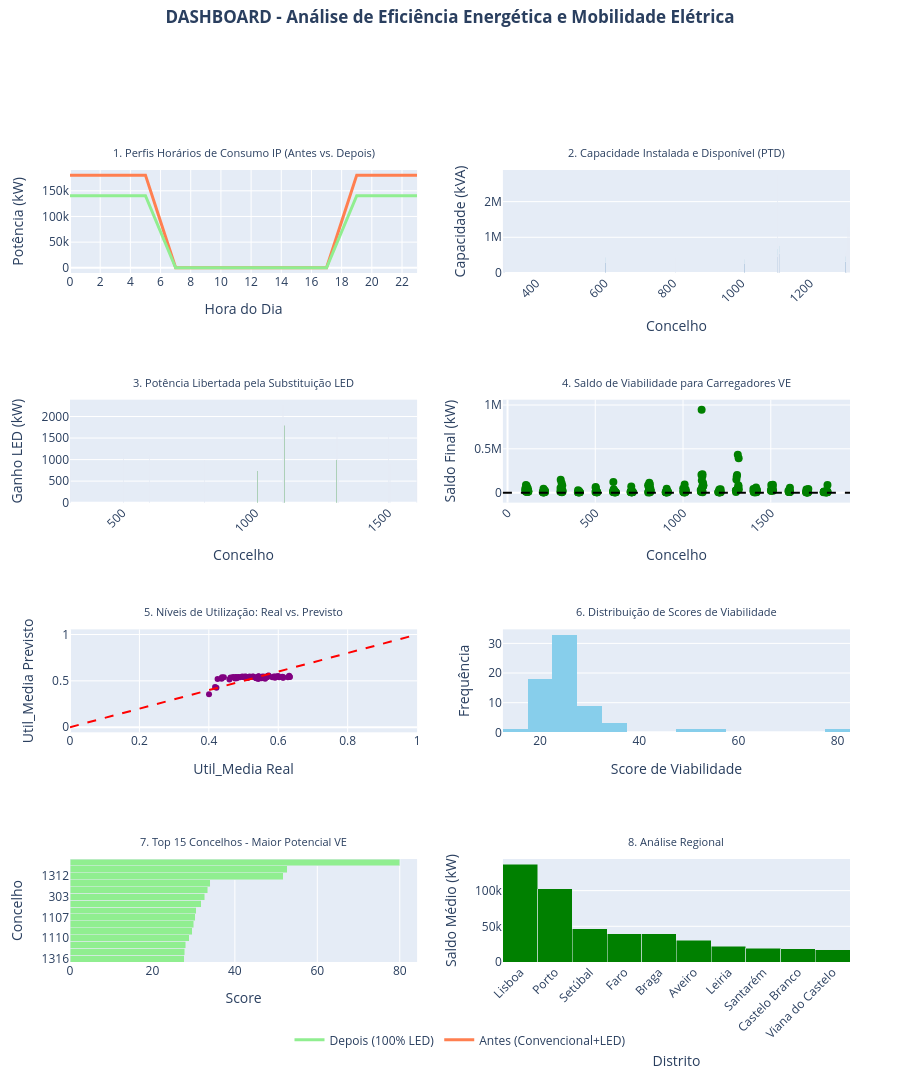
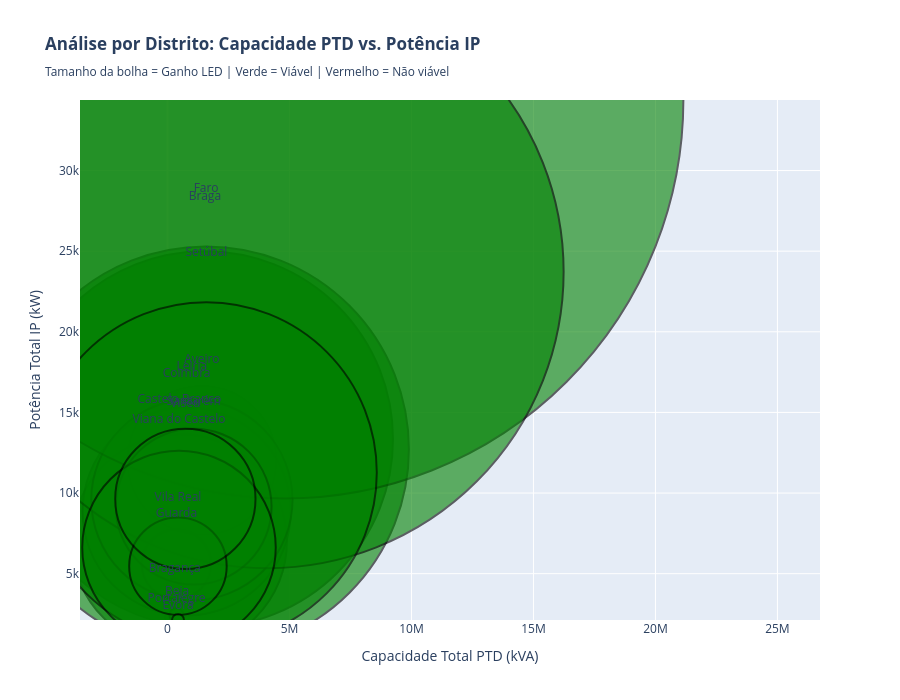

The notebook cell these images were saved under, in order:
### Markdown cell above
## 7. Dashboard Interativo

Desenvolvimento de um dashboard interativo com Plotly que apresenta:
1. Perfis de consumo da iluminação pública (antes vs. depois)
2. Capacidade instalada e disponível nos PTD
3. Estimativa de potência libertada
4. Cenários de integração de carregadores VE
5. Mapa das zonas analisadas

### Code cell
# 7. Dashboard Interativo

print("="*80)
print(" DASHBOARD INTERATIVO - ANÁLISE DE EFICIÊNCIA ENERGÉTICA E MOBILIDADE ELÉTRICA")
print("="*80)

# Preparar dados para o dashboard
df_dashboard = df_consolidated.copy()
df_dashboard['Cod_Distrito'] = df_dashboard.index // 100
df_dashboard['Distrito'] = df_dashboard['Cod_Distrito'].map(distrito_map)
df_dashboard['Concelho_Cod'] = df_dashboard.index

# Adicionar previsões do modelo
if len(df_model) > 0:
    X_dash = df_dashboard[df_dashboard.index.isin(df_model.index)][[X1, X2, X3]]
    X_dash_const = sm.add_constant(X_dash)
    df_dashboard.loc[X_dash.index, 'Util_Media_Pred'] = model.predict(X_dash_const)

# ==========================================
# SIMULAÇÃO: PERFIL HORÁRIO DE CONSUMO
# ==========================================
horas = list(range(24))
# Perfil base (0 kW de dia, picos à noite)
perfil_base = [1, 1, 1, 1, 1, 1, 0.5, 0, 0, 0, 0, 0, 0, 0, 0, 0, 0, 0, 0.5, 1, 1, 1, 1, 1]

potencia_total_antes = df_dashboard['P_IP_Total'].sum()
potencia_total_depois = potencia_total_antes - df_dashboard['Ganho_LED'].sum()

consumo_antes = [potencia_total_antes * p for p in perfil_base]
consumo_depois = [potencia_total_depois * p for p in perfil_base]

# Criar dashboard com múltiplos painéis
from plotly.subplots import make_subplots
import plotly.graph_objects as go

fig_dashboard = make_subplots(
    rows=4, cols=2,
    subplot_titles=(
        '1. Perfis Horários de Consumo IP (Antes vs. Depois)',
        '2. Capacidade Instalada e Disponível (PTD)',
        '3. Potência Libertada pela Substituição LED',
        '4. Saldo de Viabilidade para Carregadores VE',
        '5. Níveis de Utilização: Real vs. Previsto',
        '6. Distribuição de Scores de Viabilidade',
        '7. Top 15 Concelhos - Maior Potencial VE',
        '8. Análise Regional'
    ),
    specs=[[{'type': 'scatter'}, {'type': 'bar'}],
           [{'type': 'bar'}, {'type': 'scatter'}],
           [{'type': 'scatter'}, {'type': 'histogram'}],
           [{'type': 'bar'}, {'type': 'bar'}]],
    vertical_spacing=0.16,
    horizontal_spacing=0.11
)

# 1. Perfil Horário (Scatter)
fig_dashboard.add_trace(
    go.Scatter(x=horas, y=consumo_antes, name='Antes (Convencional+LED)', line=dict(color='coral', width=3)),
    row=1, col=1
)
fig_dashboard.add_trace(
    go.Scatter(x=horas, y=consumo_depois, name='Depois (100% LED)', line=dict(color='lightgreen', width=3)),
    row=1, col=1
)

# 2. Capacidade PTD
top_15_cap = df_dashboard.nlargest(15, 'Cap_PTD')
fig_dashboard.add_trace(
    go.Bar(name='Cap. Instalada', x=top_15_cap['Concelho_Cod'],
           y=top_15_cap['Cap_PTD'],
           marker_color='steelblue', showlegend=False),
    row=1, col=2
)
fig_dashboard.add_trace(
    go.Bar(name='Folga Disponível', x=top_15_cap['Concelho_Cod'],
           y=top_15_cap['Folga_Rede'],
           marker_color='lightblue', showlegend=False),
    row=1, col=2
)

# 3. Potência Libertada LED
top_15_ganho = df_dashboard.nlargest(15, 'Ganho_LED')
fig_dashboard.add_trace(
    go.Bar(x=top_15_ganho['Concelho_Cod'], y=top_15_ganho['Ganho_LED'],
           marker_color='green', name='Ganho LED', showlegend=False),
    row=2, col=1
)

# 4. Saldo de Viabilidade (scatter)
colors_saldo = ['green' if s > 0 else 'red' for s in df_dashboard['Saldo_Final']]
fig_dashboard.add_trace(
    go.Scatter(x=df_dashboard['Concelho_Cod'], y=df_dashboard['Saldo_Final'],
               mode='markers', marker=dict(color=colors_saldo, size=8),
               name='Saldo Final', showlegend=False),
    row=2, col=2
)
fig_dashboard.add_hline(y=0, line_dash='dash', line_color='black', row=2, col=2)

# 5. Real vs. Previsto
df_with_pred = df_dashboard.dropna(subset=['Util_Media_Pred'])
fig_dashboard.add_trace(
    go.Scatter(x=df_with_pred['Util_Media'], y=df_with_pred['Util_Media_Pred'],
               mode='markers', marker=dict(color='purple', size=6),
               name='Concelhos', showlegend=False),
    row=3, col=1
)
fig_dashboard.add_trace(
    go.Scatter(x=[0, 1], y=[0, 1], mode='lines',
               line=dict(color='red', dash='dash'), name='Perfeito', showlegend=False),
    row=3, col=1
)

# 6. Histograma de Scores de Viabilidade
if 'Score_Viabilidade' in df_viabilidade.columns:
    fig_dashboard.add_trace(
        go.Histogram(x=df_viabilidade['Score_Viabilidade'],
                    nbinsx=30, marker_color='skyblue', showlegend=False),
        row=3, col=2
    )

# 7. Top 15 Concelhos - Maior Potencial VE
if 'Score_Viabilidade' in df_viabilidade.columns:
    top_15_score = df_viabilidade.nlargest(15, 'Score_Viabilidade').sort_values('Score_Viabilidade')
    fig_dashboard.add_trace(
        go.Bar(x=top_15_score['Score_Viabilidade'],
               y=[str(i) for i in top_15_score.index],
               orientation='h', marker_color='lightgreen', showlegend=False),
        row=4, col=1
    )

# 8. Análise por Distrito
stats_distrito = df_dashboard.groupby('Distrito')['Saldo_Final'].mean().sort_values(ascending=False).head(10)
colors_distrito = ['green' if s > 0 else 'red' for s in stats_distrito.values]
fig_dashboard.add_trace(
    go.Bar(x=stats_distrito.index, y=stats_distrito.values,
           marker_color=colors_distrito, showlegend=False),
    row=4, col=2
)

# Atualizar layout
fig_dashboard.update_layout(
    height=2200,
    title=dict(text='<b>DASHBOARD - Análise de Eficiência Energética e Mobilidade Elétrica</b>', x=0.5, xanchor='center', y=0.99),
    showlegend=True,
    barmode='stack',
    margin=dict(t=170, b=130, l=70, r=50),
    legend=dict(orientation='h', yanchor='top', y=-0.08, xanchor='center', x=0.5)
)

for ann in fig_dashboard['layout']['annotations']:
    ann['font'] = dict(size=11)
    ann['y'] = ann['y'] + 0.01

fig_dashboard.update_xaxes(title_text='Hora do Dia', row=1, col=1, dtick=2)
fig_dashboard.update_yaxes(title_text='Potência (kW)', row=1, col=1)

fig_dashboard.update_xaxes(title_text='Concelho', row=1, col=2, tickangle=-45)
fig_dashboard.update_yaxes(title_text='Capacidade (kVA)', row=1, col=2)

fig_dashboard.update_xaxes(title_text='Concelho', row=2, col=1, tickangle=-45)
fig_dashboard.update_yaxes(title_text='Ganho LED (kW)', row=2, col=1)

fig_dashboard.update_xaxes(title_text='Concelho', row=2, col=2, tickangle=-45)
fig_dashboard.update_yaxes(title_text='Saldo Final (kW)', row=2, col=2)

fig_dashboard.update_xaxes(title_text='Util_Media Real', row=3, col=1)
fig_dashboard.update_yaxes(title_text='Util_Media Previsto', row=3, col=1)

fig_dashboard.update_xaxes(title_text='Score de Viabilidade', row=3, col=2)
fig_dashboard.update_yaxes(title_text='Frequência', row=3, col=2)

fig_dashboard.update_xaxes(title_text='Score', row=4, col=1)
fig_dashboard.update_yaxes(title_text='Concelho', row=4, col=1)

fig_dashboard.update_xaxes(title_text='Distrito', row=4, col=2, tickangle=-45)
fig_dashboard.update_yaxes(title_text='Saldo Médio (kW)', row=4, col=2)

fig_dashboard.show()

print('\n Dashboard interativo gerado com sucesso!')

# Dashboard adicional: Mapa geográfico (simulado)
print('\n' + '='*80)
print(' VISUALIZAÇÃO GEOGRÁFICA')
print('='*80)

fig_geo = go.Figure()

df_geo = df_dashboard.groupby('Distrito').agg({
    'Cap_PTD': 'sum',
    'P_IP_Total': 'sum',
    'P_IP_Inef': 'sum',
    'Saldo_Final': 'sum',
    'Ganho_LED': 'sum',
    'N_PTDs': 'sum'
}).reset_index()

df_geo['Rate_Inef_Distrito'] = df_geo['P_IP_Inef'] / df_geo['P_IP_Total']
df_geo['Viavel'] = df_geo['Saldo_Final'] > 0

fig_geo = go.Figure(data=go.Scatter(
    x=df_geo['Cap_PTD'],
    y=df_geo['P_IP_Total'],
    mode='markers+text',
    marker=dict(
        size=df_geo['Ganho_LED'] / 10,
        color=['green' if v else 'red' for v in df_geo['Viavel']],
        opacity=0.6,
        line=dict(color='black', width=2)
    ),
    text=df_geo['Distrito'],
    textposition='top center',
    customdata=df_geo[['Saldo_Final', 'N_PTDs', 'Ganho_LED']],
    hovertemplate='<b>%{text}</b><br>' +
                  'Cap. PTD: %{x:.0f} kVA<br>' +
                  'Pot. IP: %{y:.0f} kW<br>' +
                  'Saldo: %{customdata[0]:.0f} kW<br>' +
                  'N PTDs: %{customdata[1]:.0f}<br>' +
                  'Ganho LED: %{customdata[2]:.0f} kW<br>' +
                  '<extra></extra>'
))

fig_geo.update_layout(
    title='<b>Análise por Distrito: Capacidade PTD vs. Potência IP</b><br>' +
          '<sub>Tamanho da bolha = Ganho LED | Verde = Viável | Vermelho = Não viável</sub>',
    xaxis_title='Capacidade Total PTD (kVA)',
    yaxis_title='Potência Total IP (kW)',
    height=700,
    showlegend=False
)

fig_geo.show()

print('\n Visualização geográfica gerada!')

### Figure 1 — Plotly figure (JSON) as saved in the notebook; plotly's stock layout.template omitted (floating-point values rounded to 4 significant figures; data arrays with more than 128 entries replaced by an {"elided": "..."} marker saying what was removed)
{"data": [{"line": {"color": "coral", "width": 3}, "name": "Antes (Convencional+LED)", "type": "scatter", "x": [0, 1, 2, 3, 4, 5, 6, 7, 8, 9, 10, 11, 12, 13, 14, 15, 16, 17, 18, 19, 20, 21, 22, 23], "xaxis": "x", "y": [180500.0, 180500.0, 180500.0, 180500.0, 180500.0, 180500.0, 90250.0, 0, 0, 0, 0, 0, 0, 0, 0, 0, 0, 0, 90250.0, 180500.0, 180500.0, 180500.0, 180500.0, 180500.0], "yaxis": "y"}, {"line": {"color": "lightgreen", "width": 3}, "name": "Depois (100% LED)", "type": "scatter", "x": [0, 1, 2, 3, 4, 5, 6, 7, 8, 9, 10, 11, 12, 13, 14, 15, 16, 17, 18, 19, 20, 21, 22, 23], "xaxis": "x", "y": [140400.0, 140400.0, 140400.0, 140400.0, 140400.0, 140400.0, 70200.0, 0, 0, 0, 0, 0, 0, 0, 0, 0, 0, 0, 70200.0, 140400.0, 140400.0, 140400.0, 140400.0, 140400.0], "yaxis": "y"}, {"marker": {"color": "steelblue"}, "name": "Cap. Instalada", "showlegend": false, "type": "bar", "x": [1106, 1312, 1317, 1111, 1105, 1308, 1110, 303, 1306, 1107, 1304, 603, 308, 808, 1009], "xaxis": "x2", "y": [1767583, 837600, 763920, 543540, 463680, 403940, 388680, 374450, 362640, 346540, 316215, 305779, 302060, 301354, 272905], "yaxis": "y2"}, {"marker": {"color": "lightblue"}, "name": "Folga Disponível", "showlegend": false, "type": "bar", "x": [1106, 1312, 1317, 1111, 1105, 1308, 1110, 303, 1306, 1107, 1304, 603, 308, 808, 1009], "xaxis": "x2", "y": [974900.0, 445500.0, 409100.0, 223400.0, 212500.0, 209400.0, 192200.0, 157700.0, 191800.0, 147700.0, 157300.0, 129200.0, 121700.0, 124100.0, 106200.0], "yaxis": "y2"}, {"marker": {"color": "green"}, "name": "Ganho LED", "showlegend": false, "type": "bar", "x": [1105, 1111, 1110, 1308, 1503, 503, 603, 1306, 808, 1313, 1107, 1507, 303, 1609, 1009], "xaxis": "x3", "y": [2272.0, 1797.0, 1792.0, 1631.0, 1602.0, 1175.0, 1115.0, 994.8, 986.7, 984.0, 914.2, 909.0, 858.2, 772.3, 736.2], "yaxis": "y3"}, {"marker": {"color": {"elided": "278 str values"}, "size": 8}, "mode": "markers", "name": "Saldo Final", "showlegend": false, "type": "scatter", "x": {"elided": "278 int values"}, "xaxis": "x4", "y": {"elided": "278 float values"}, "yaxis": "y4"}, {"marker": {"color": "purple", "size": 6}, "mode": "markers", "name": "Concelhos", "showlegend": false, "type": "scatter", "x": [0.4776, 0.4699, 0.543, 0.5274, 0.4755, 0.5432, 0.4434, 0.5076, 0.5829, 0.4808, 0.5872, 0.4962, 0.4994, 0.4858, 0.5056, 0.4378, 0.5017, 0.5438, 0.5538, 0.5173, 0.6274, 0.5423, 0.5577, 0.5279, 0.5698, 0.5515, 0.5621, 0.5686, 0.5052, 0.5238, 0.5503, 0.5995, 0.6119, 0.5426, 0.5591, 0.5373, 0.5946, 0.502, 0.4005, 0.5366, 0.5413, 0.5567, 0.4624, 0.5533, 0.6134, 0.552, 0.4808, 0.5634, 0.5354, 0.6127, 0.5915, 0.6333, 0.4593, 0.6026, 0.4252, 0.6314, 0.4366, 0.6144, 0.5906, 0.6331, 0.4219, 0.5723, 0.567, 0.4897, 0.5118, 0.4179, 0.5134], "xaxis": "x5", "y": [0.5416, 0.5419, 0.5458, 0.5479, 0.5249, 0.5488, 0.5396, 0.5428, 0.5393, 0.5384, 0.547, 0.5459, 0.5405, 0.5422, 0.5387, 0.5385, 0.5453, 0.5443, 0.5448, 0.5467, 0.5382, 0.5187, 0.5477, 0.5444, 0.5539, 0.544, 0.5231, 0.5421, 0.5467, 0.5448, 0.5401, 0.5526, 0.5443, 0.5373, 0.5421, 0.5393, 0.5428, 0.5391, 0.3553, 0.5285, 0.5419, 0.5337, 0.5349, 0.5363, 0.5426, 0.5289, 0.528, 0.5368, 0.531, 0.5362, 0.5475, 0.5414, 0.5131, 0.5392, 0.5197, 0.555, 0.5236, 0.5322, 0.5343, 0.5449, 0.426, 0.5565, 0.5398, 0.5383, 0.5301, 0.4343, 0.5384], "yaxis": "y5"}, {"line": {"color": "red", "dash": "dash"}, "mode": "lines", "name": "Perfeito", "showlegend": false, "type": "scatter", "x": [0, 1], "xaxis": "x5", "y": [0, 1], "yaxis": "y5"}, {"marker": {"color": "skyblue"}, "nbinsx": 30, "showlegend": false, "type": "histogram", "x": [24.69, 23.37, 22.52, 22.02, 29.71, 21.28, 24.22, 23.12, 26.02, 24.69, 21.75, 21.94, 24.93, 23.4, 25.33, 24.16, 21.91, 22.73, 22.1, 21.87, 25.56, 32.74, 21.71, 22.1, 17.92, 23.67, 30.68, 22.64, 21.68, 21.86, 25.92, 20.47, 22.42, 24.51, 22.61, 23.62, 22.38, 26.16, 80.0, 30.34, 23.45, 26.25, 28.91, 22.93, 22.22, 28.09, 30.06, 26.55, 27.8, 24.31, 21.74, 23.92, 34.04, 23.76, 33.36, 18.82, 31.82, 25.7, 25.71, 23.41, 51.76, 17.11, 24.26, 25.25, 27.71, 52.72, 24.6], "xaxis": "x6", "yaxis": "y6"}, {"marker": {"color": "lightgreen"}, "orientation": "h", "showlegend": false, "type": "bar", "x": [27.71, 27.8, 28.09, 28.91, 29.71, 30.06, 30.34, 30.68, 31.82, 32.74, 33.36, 34.04, 51.76, 52.72, 80.0], "xaxis": "x7", "y": ["1316", "1116", "1113", "1110", "105", "1114", "1107", "308", "1308", "303", "1306", "1304", "1312", "1317", "1106"], "yaxis": "y7"}, {"marker": {"color": ["green", "green", "green", "green", "green", "green", "green", "green", "green", "green"]}, "showlegend": false, "type": "bar", "x": ["Lisboa", "Porto", "Setúbal", "Faro", "Braga", "Aveiro", "Leiria", "Santarém", "Castelo Branco", "Viana do Castelo"], "xaxis": "x8", "y": [137000.0, 102800.0, 46310.0, 39880.0, 39280.0, 30400.0, 21780.0, 19260.0, 18720.0, 17140.0], "yaxis": "y8"}], "layout": {"annotations": [{"font": {"size": 11}, "showarrow": false, "text": "1. Perfis Horários de Consumo IP (Antes vs. Depois)", "x": 0.2225, "xanchor": "center", "xref": "paper", "y": 1.01, "yanchor": "bottom", "yref": "paper"}, {"font": {"size": 11}, "showarrow": false, "text": "2. Capacidade Instalada e Disponível (PTD)", "x": 0.7775, "xanchor": "center", "xref": "paper", "y": 1.01, "yanchor": "bottom", "yref": "paper"}, {"font": {"size": 11}, "showarrow": false, "text": "3. Potência Libertada pela Substituição LED", "x": 0.2225, "xanchor": "center", "xref": "paper", "y": 0.72, "yanchor": "bottom", "yref": "paper"}, {"font": {"size": 11}, "showarrow": false, "text": "4. Saldo de Viabilidade para Carregadores VE", "x": 0.7775, "xanchor": "center", "xref": "paper", "y": 0.72, "yanchor": "bottom", "yref": "paper"}, {"font": {"size": 11}, "showarrow": false, "text": "5. Níveis de Utilização: Real vs. Previsto", "x": 0.2225, "xanchor": "center", "xref": "paper", "y": 0.43, "yanchor": "bottom", "yref": "paper"}, {"font": {"size": 11}, "showarrow": false, "text": "6. Distribuição de Scores de Viabilidade", "x": 0.7775, "xanchor": "center", "xref": "paper", "y": 0.43, "yanchor": "bottom", "yref": "paper"}, {"font": {"size": 11}, "showarrow": false, "text": "7. Top 15 Concelhos - Maior Potencial VE", "x": 0.2225, "xanchor": "center", "xref": "paper", "y": 0.14, "yanchor": "bottom", "yref": "paper"}, {"font": {"size": 11}, "showarrow": false, "text": "8. Análise Regional", "x": 0.7775, "xanchor": "center", "xref": "paper", "y": 0.14, "yanchor": "bottom", "yref": "paper"}], "barmode": "stack", "height": 2200, "legend": {"orientation": "h", "x": 0.5, "xanchor": "center", "y": -0.08, "yanchor": "top"}, "margin": {"b": 130, "l": 70, "r": 50, "t": 170}, "shapes": [{"line": {"color": "black", "dash": "dash"}, "type": "line", "x0": 0, "x1": 1, "xref": "x4 domain", "y0": 0, "y1": 0, "yref": "y4"}], "showlegend": true, "title": {"text": "<b>DASHBOARD - Análise de Eficiência Energética e Mobilidade Elétrica</b>", "x": 0.5, "xanchor": "center", "y": 0.99}, "xaxis": {"anchor": "y", "domain": [0, 0.445], "dtick": 2, "title": {"text": "Hora do Dia"}}, "xaxis2": {"anchor": "y2", "domain": [0.555, 1], "tickangle": -45, "title": {"text": "Concelho"}}, "xaxis3": {"anchor": "y3", "domain": [0, 0.445], "tickangle": -45, "title": {"text": "Concelho"}}, "xaxis4": {"anchor": "y4", "domain": [0.555, 1], "tickangle": -45, "title": {"text": "Concelho"}}, "xaxis5": {"anchor": "y5", "domain": [0, 0.445], "title": {"text": "Util_Media Real"}}, "xaxis6": {"anchor": "y6", "domain": [0.555, 1], "title": {"text": "Score de Viabilidade"}}, "xaxis7": {"anchor": "y7", "domain": [0, 0.445], "title": {"text": "Score"}}, "xaxis8": {"anchor": "y8", "domain": [0.555, 1], "tickangle": -45, "title": {"text": "Distrito"}}, "yaxis": {"anchor": "x", "domain": [0.87, 1], "title": {"text": "Potência (kW)"}}, "yaxis2": {"anchor": "x2", "domain": [0.87, 1], "title": {"text": "Capacidade (kVA)"}}, "yaxis3": {"anchor": "x3", "domain": [0.58, 0.71], "title": {"text": "Ganho LED (kW)"}}, "yaxis4": {"anchor": "x4", "domain": [0.58, 0.71], "title": {"text": "Saldo Final (kW)"}}, "yaxis5": {"anchor": "x5", "domain": [0.29, 0.42], "title": {"text": "Util_Media Previsto"}}, "yaxis6": {"anchor": "x6", "domain": [0.29, 0.42], "title": {"text": "Frequência"}}, "yaxis7": {"anchor": "x7", "domain": [0, 0.13], "title": {"text": "Concelho"}}, "yaxis8": {"anchor": "x8", "domain": [0, 0.13], "title": {"text": "Saldo Médio (kW)"}}}}

### Figure 2 — Plotly figure (JSON) as saved in the notebook; plotly's stock layout.template omitted (floating-point values rounded to 4 significant figures)
{"data": [{"customdata": [[577500.0, 4502.0, 1488.0], [163300.0, 2793.0, 248.6], [549900.0, 5213.0, 3762.0], [103400.0, 1739.0, 177.1], [205900.0, 2720.0, 2150.0], [276900.0, 3264.0, 2083.0], [638100.0, 5092.0, 4057.0], [143700.0, 2480.0, 693.2], [348500.0, 4277.0, 2013.0], [2193000.0, 8873.0, 7970.0], [172100.0, 1998.0, 141.2], [1851000.0, 9028.0, 5929.0], [404600.0, 4879.0, 1558.0], [602000.0, 4572.0, 3408.0], [171400.0, 2192.0, 1935.0], [148700.0, 2175.0, 974.9], [260500.0, 3931.0, 1403.0], [180400.0, 2299.0, 119.8]], "hovertemplate": "<b>%{text}</b><br>Cap. PTD: %{x:.0f} kVA<br>Pot. IP: %{y:.0f} kW<br>Saldo: %{customdata[0]:.0f} kW<br>N PTDs: %{customdata[1]:.0f}<br>Ganho LED: %{customdata[2]:.0f} kW<br><extra></extra>", "marker": {"color": ["green", "green", "green", "green", "green", "green", "green", "green", "green", "green", "green", "green", "green", "green", "green", "green", "green", "green"], "line": {"color": "black", "width": 2}, "opacity": 0.6, "size": [148.8, 24.86, 376.2, 17.71, 215.0, 208.3, 405.7, 69.32, 201.3, 797.0, 14.12, 592.9, 155.8, 340.8, 193.5, 97.49, 140.3, 11.98]}, "mode": "markers+text", "text": ["Aveiro", "Beja", "Braga", "Bragança", "Castelo Branco", "Coimbra", "Faro", "Guarda", "Leiria", "Lisboa", "Portalegre", "Porto", "Santarém", "Setúbal", "Viana do Castelo", "Vila Real", "Viseu", "Évora"], "textposition": "top center", "type": "scatter", "x": [1406852, 387482, 1531216, 294300, 486175, 782799, 1577428, 363454, 998361, 4809571, 369108, 4084343, 1071240, 1591670, 470045, 426151, 730358, 429138], "y": [12020.0, 2445.0, 13340.0, 4167.0, 6988.0, 8860.0, 12720.0, 5587.0, 9580.0, 34370.0, 2425.0, 23730.0, 9153.0, 11270.0, 6624.0, 5466.0, 9637.0, 2127.0]}], "layout": {"height": 700, "showlegend": false, "title": {"text": "<b>Análise por Distrito: Capacidade PTD vs. Potência IP</b><br><sub>Tamanho da bolha = Ganho LED | Verde = Viável | Vermelho = Não viável</sub>"}, "xaxis": {"title": {"text": "Capacidade Total PTD (kVA)"}}, "yaxis": {"title": {"text": "Potência Total IP (kW)"}}}}
